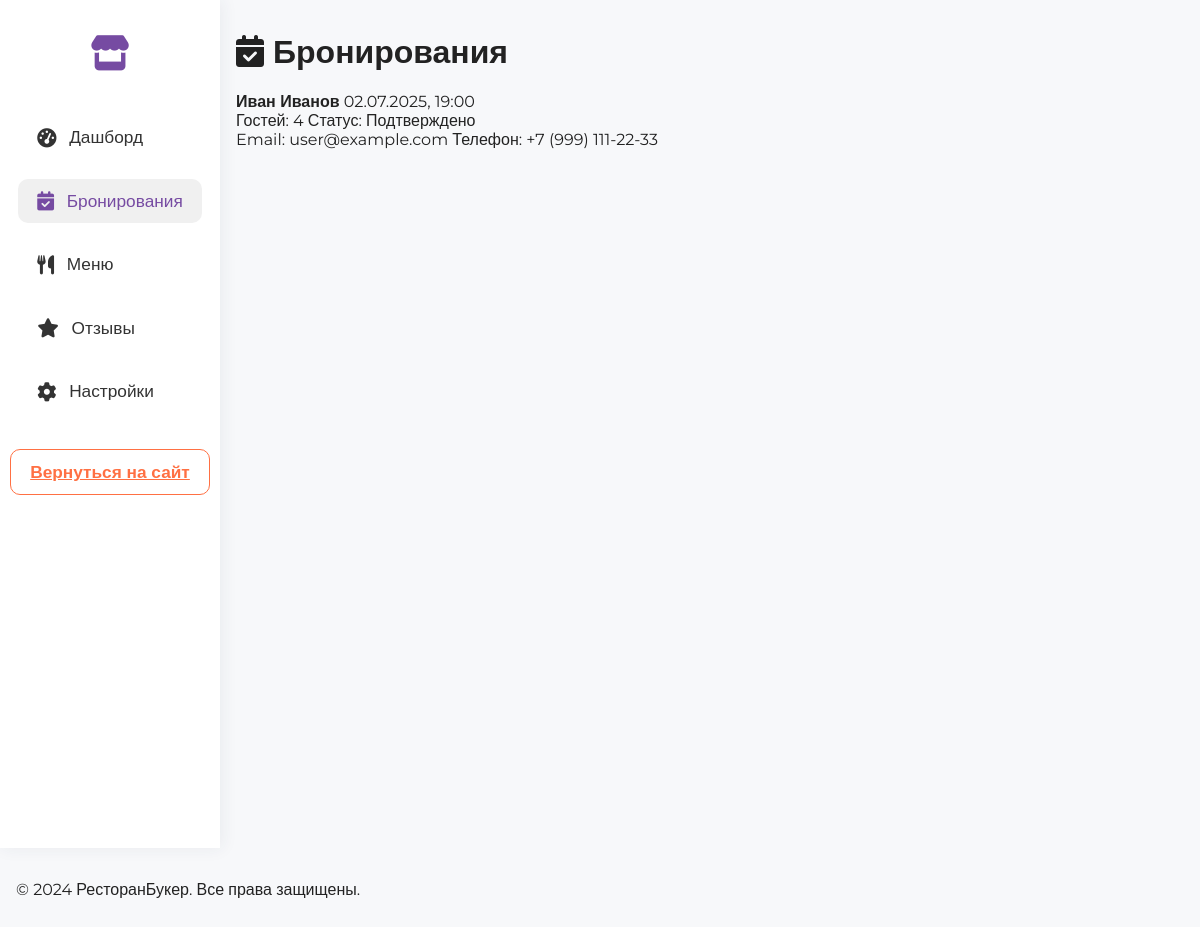
Screenshot of /admin/bookings.php (signed in) with the database file from the repository.
### tables this page shows
CREATE TABLE bookings (
    id INT AUTO_INCREMENT PRIMARY KEY,
    user_id INT NOT NULL,
    restaurant_id INT NOT NULL,
    table_id INT,
    booking_date DATE NOT NULL,
    booking_time TIME NOT NULL,
    guests INT NOT NULL,
    special_requests TEXT,
    status ENUM('pending', 'confirmed', 'cancelled', 'completed') DEFAULT 'pending',
    created_at TIMESTAMP DEFAULT CURRENT_TIMESTAMP,
    updated_at TIMESTAMP DEFAULT CURRENT_TIMESTAMP ON UPDATE CURRENT_TIMESTAMP,
    FOREIGN KEY (user_id) REFERENCES users(id),
    FOREIGN KEY (restaurant_id) REFERENCES restaurants(id),
    FOREIGN KEY (table_id) REFERENCES tables(id)
);

CREATE TABLE users (
    id INT AUTO_INCREMENT PRIMARY KEY,
    email VARCHAR(255) UNIQUE NOT NULL,
    password VARCHAR(255) NOT NULL,
    name VARCHAR(255) NOT NULL,
    phone VARCHAR(20),
    role ENUM('user', 'admin', 'restaurant_admin') DEFAULT 'user',
    created_at TIMESTAMP DEFAULT CURRENT_TIMESTAMP,
    updated_at TIMESTAMP DEFAULT CURRENT_TIMESTAMP ON UPDATE CURRENT_TIMESTAMP
);

### includes/functions.php (called while the page is built, shortened)
<?php
require_once __DIR__ . '/../config/database.php';
function getRestaurantBookings($restaurantId) {
    $sql = "SELECT b.*, u.name as user_name, u.email as user_email, u.phone as user_phone
            FROM bookings b
            JOIN users u ON b.user_id = u.id
            WHERE b.restaurant_id = ?
            ORDER BY b.booking_date ASC, b.booking_time ASC";
    $stmt = executeQuery($sql, [$restaurantId]);
    return $stmt->fetchAll();
}
function getRestaurantByAdminId($adminId) {
    $sql = "SELECT * FROM restaurants WHERE admin_id = ?";
    $stmt = executeQuery($sql, [$adminId]);
    return $stmt->fetch();
}
function formatDate($date) {
    return date('d.m.Y', strtotime($date));
}
function formatTime($time) {
    return date('H:i', strtotime($time));
}
function getBookingStatusText($status) {
    $statuses = [
        'confirmed' => 'Подтверждено',
        'pending' => 'Ожидает подтверждения',
        'cancelled' => 'Отменено',
        'completed' => 'Завершено'
    ];
    return $statuses[$status] ?? $status;
}

### config/database.php (called while the page is built, shortened)
<?php
try {
    $pdo = new PDO(
        "mysql:host=" . DB_HOST . ";dbname=" . DB_NAME . ";charset=utf8mb4",
        DB_USER,
        DB_PASS,
        [
            PDO::ATTR_ERRMODE => PDO::ERRMODE_EXCEPTION,
            PDO::ATTR_DEFAULT_FETCH_MODE => PDO::FETCH_ASSOC,
            PDO::ATTR_EMULATE_PREPARES => false
        ]
    );
} catch (PDOException $e) {
    die("Ошибка подключения к базе данных: " . $e->getMessage());
}
function executeQuery($sql, $params = []) {
    global $pdo;
    try {
        $stmt = $pdo->prepare($sql);
        $stmt->execute($params);
        return $stmt;
    } catch (PDOException $e) {
        die("Ошибка выполнения запроса: " . $e->getMessage());
    }
}

### public/admin/bookings.php (the view, shortened to what this page needs)
<?php
    require_once __DIR__ . '/../../config/database.php';
    require_once __DIR__ . '/../../includes/functions.php';
    $restaurant = getRestaurantByAdminId($_SESSION['user_id']);
    $bookings = getRestaurantBookings($restaurant['id']);
?>
<!DOCTYPE html>
<html lang="ru">
<head>
    <link rel="stylesheet" href="../assets/css/style.css">
    <link rel="stylesheet" href="dashboard.css">
    <link href="https://cdnjs.cloudflare.com/ajax/libs/font-awesome/6.0.0/css/all.min.css" rel="stylesheet">
</head>
<body>
<div class="admin-layout">
    <aside class="admin-sidebar">
        <div class="sidebar-logo"><i class="fas fa-store"></i></div>
        <div class="sidebar-menu">
            <nav class="sidebar-nav">
                <a href="dashboard.php"><i class="fas fa-tachometer-alt"></i> <span>Дашборд</span></a>
                <a href="bookings.php" class="active"><i class="fas fa-calendar-check"></i> <span>Бронирования</span></a>
                <a href="menu.php"><i class="fas fa-utensils"></i> <span>Меню</span></a>
                <a href="reviews.php"><i class="fas fa-star"></i> <span>Отзывы</span></a>
                <a href="profile.php"><i class="fas fa-cog"></i> <span>Настройки</span></a>
            </nav>
            <a href="../index.php" class="btn btn-secondary sidebar-exit">Вернуться на сайт</a>
        </div>
    </aside>
    <main class="admin-main">
        <div class="container">
            <h1><i class="fas fa-calendar-check"></i> Бронирования</h1>
            <?php if (empty($bookings)): ?>
                <p>Пока нет бронирований.</p>
            <?php else: ?>
                <div class="bookings-list-admin">
                    <?php foreach ($bookings as $booking): ?>
                        <div class="booking-admin-item">
                            <div class="booking-admin-header">
                                <strong><?= htmlspecialchars($booking['user_name']) ?></strong>
                                <span><?= formatDate($booking['booking_date']) ?>, <?= formatTime($booking['booking_time']) ?></span>
                            </div>
                            <div class="booking-admin-details">
                                <span>Гостей: <?= $booking['guests'] ?></span>
                                <span>Статус: <?= getBookingStatusText($booking['status']) ?></span>
                            </div>
                            <div class="booking-admin-contacts">
                                <span>Email: <?= htmlspecialchars($booking['user_email']) ?></span>
                                <span>Телефон: <?= htmlspecialchars($booking['user_phone']) ?></span>
                            </div>
                        </div>
                    <?php endforeach; ?>
                </div>
            <?php endif; ?>
        </div>
    </main>
</div>
<footer class="modern-footer">
    <div class="container">
        <p>&copy; 2024 РесторанБукер. Все права защищены.</p>
    </div>
</footer>
</body>
</html>

### public/assets/css/style.css (style rules this page uses)
body { font-family: 'Montserrat', Arial, sans-serif; margin: 0; padding: 0; background: #f7f8fa; color: #222; }
.btn { padding: 0.7rem 1.5rem; border: none; border-radius: 30px; font-weight: 600; cursor: pointer; transition: background 0.2s, color 0.2s; }
.btn-secondary { background: #fff; color: #ff7043; border: 2px solid #ff7043; text-align: center; }
.container { margin-left: auto; margin-right: auto; margin-top: 2rem; margin-bottom: 2rem; max-width: 1200px; padding-left: 1rem; padding-right: 1rem; box-sizing: border-box; }

### public/admin/dashboard.css (style rules this page uses)
body { background: #f7f8fa; font-family: 'Montserrat', Arial, sans-serif; }
.admin-layout { display: flex; min-height: 100vh; }
.admin-sidebar { width: 220px; background: #fff; box-shadow: 2px 0 16px rgba(44,62,80,0.07); display: flex; flex-direction: column; align-items: center; padding: 2rem 0 1rem 0; position: sticky; top: 0; left: 0; min-height: 100vh; z-index: 10; }
.sidebar-logo { font-size: 2.2rem; color: #764ba2; margin-bottom: 2.5rem; }
.sidebar-nav { display: flex; flex-direction: column; gap: 1.2rem; width: 100%; padding: 0 0.5rem; box-sizing: border-box; }
.sidebar-nav a { display: flex; align-items: center; gap: 0.8rem; color: #333; text-decoration: none; font-weight: 500; font-size: 1.08rem; padding: 0.7rem 1.2rem; border-radius: 10px; transition: background 0.2s, color 0.2s; width: 100%; box-sizing: border-box; }
.sidebar-nav a.active, .sidebar-nav a:hover { background: #f0f0f0; color: #764ba2; }
.sidebar-nav i { font-size: 1.2rem; }
.sidebar-exit { margin-top: 2.2rem; margin-bottom: 0.5rem; width: 100%; text-align: center; border: 1.5px solid #ff7043; color: #ff7043; background: #fff; border-radius: 10px; padding: 0.7rem 1.2rem; font-weight: 600; transition: background 0.2s, color 0.2s, border 0.2s; display: block; box-sizing: border-box; font-size: 1.08rem; }
.admin-main { flex: 1; padding-left: 0; min-width: 0; }

### rows the page displays
bookings: user.name "Иван Иванов", booking_date "02.07.2025", booking_time "19:00", guests "4", status "Подтверждено", user.email "user@example.com", user.phone "+7 (999) 111-22-33"
